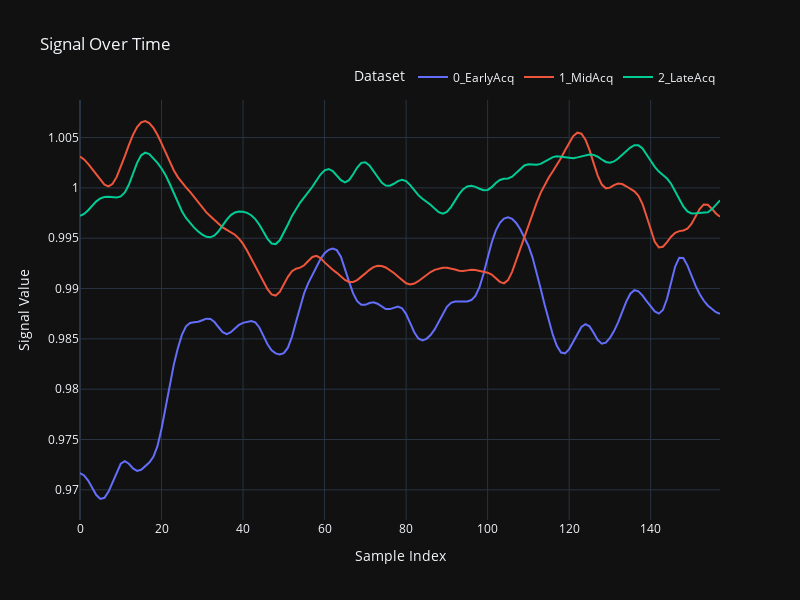

The cell this chart's notebook holds for it:
### Code cell
infile = ex.File("./compiled_data_2/data", mode="r")
# dataset = infile["1_MidAcq"]["dataset"]["event_window_extracted_signals"]

fig = go.Figure()

for day in list(infile.keys())[:3]:
    dataset = None
    try:
        if "dataset" in list(infile[day].keys()):
            dataset = infile[day]["dataset"]
        else:
            print(f"Day: {day}, No Dataset")
            continue
    except Exception as e:
        print(f"Error loading {day}: {e}")

    if dataset:
        # mean_signal = gaussian_filter1d(np.nanmean(dataset, axis=0), sigma=1)
        # fig.add_trace(
        #     go.Scatter(
        #         y=mean_signal,
        #         mode='lines',
        #         name=f"{day}, {dataset.shape[0]} neurons"
        #     )
        # )

        median_signal = gaussian_filter1d(np.median(dataset, axis=0), sigma=2)
        fig.add_trace(
            go.Scatter(
                y=median_signal,
                mode='lines',
                name=day
            )
        )

fig.update_layout(
    title='Signal Over Time',
    xaxis_title='Sample Index',
    yaxis_title='Signal Value',
    legend_title="Dataset",
    legend=dict(
        orientation="h",
        yanchor="bottom",
        y=1.02,
        xanchor="right",
        x=1
    ),
    width=800,
    height=600
)

fig.show()

### Figure 1 — Plotly figure (JSON) as saved in the notebook; plotly's stock layout.template omitted (floating-point values rounded to 4 significant figures; data arrays with more than 128 entries replaced by an {"elided": "..."} marker saying what was removed)
{"data": [{"mode": "lines", "name": "0_EarlyAcq", "y": {"elided": "158 float values"}, "type": "scatter"}, {"mode": "lines", "name": "1_MidAcq", "y": {"elided": "158 float values"}, "type": "scatter"}, {"mode": "lines", "name": "2_LateAcq", "y": {"elided": "158 float values"}, "type": "scatter"}], "layout": {"legend": {"title": {"text": "Dataset"}, "orientation": "h", "yanchor": "bottom", "y": 1.02, "xanchor": "right", "x": 1}, "title": {"text": "Signal Over Time"}, "xaxis": {"title": {"text": "Sample Index"}}, "yaxis": {"title": {"text": "Signal Value"}}, "width": 800, "height": 600}}
